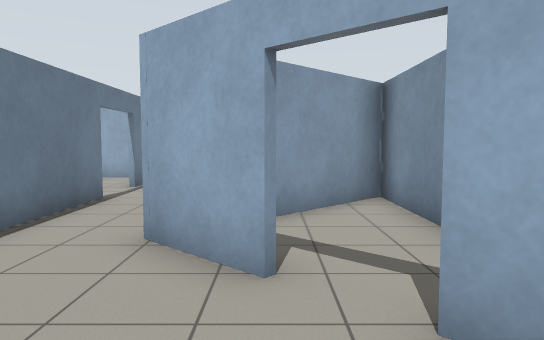
view 1 (above)

23 first-person views from a walk through a robot-simulator world made for Gazebo. The camera is 1.2 m above the floor, tilts 4° down and sees 70° across. The floor is counted in squares, 1 m on a side. Each view is taken from the middle of a square. On the plan, view 1 faces up. The plan holds only what a view shows up to about 15 squares ahead; the rest is blank.

view 2
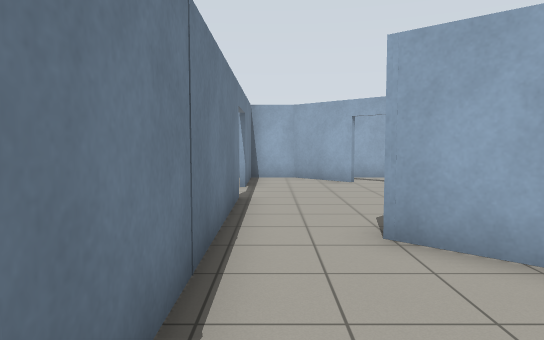

view 3
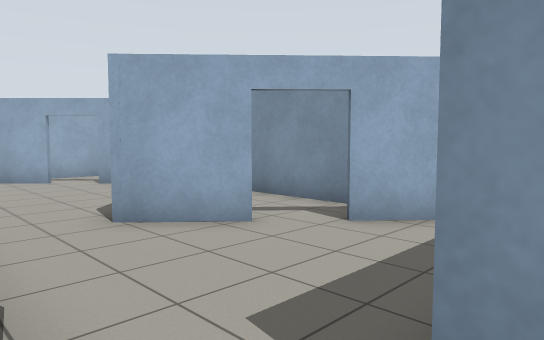

view 4
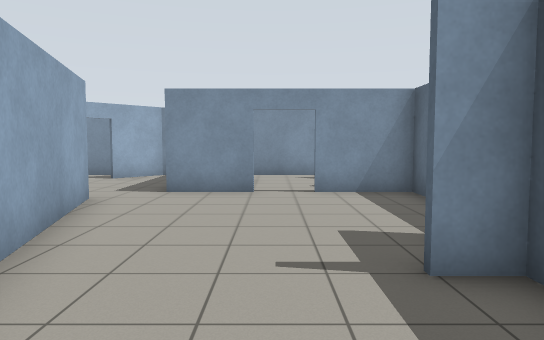

view 5
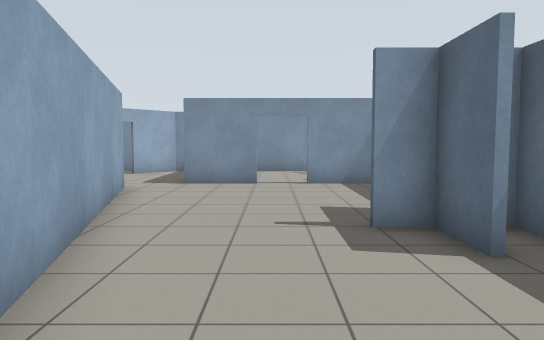

view 6
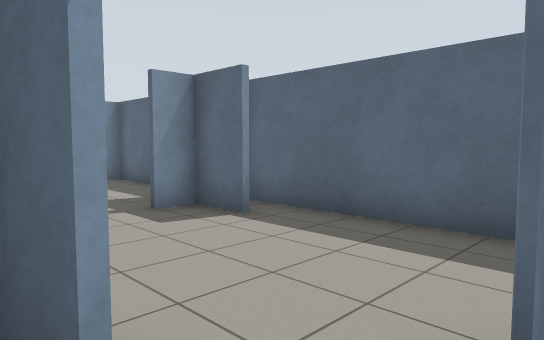

view 7
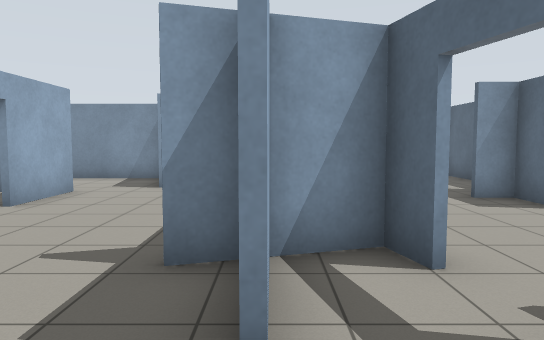

view 8
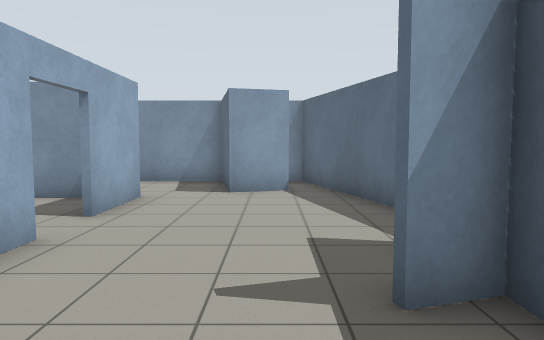

view 9
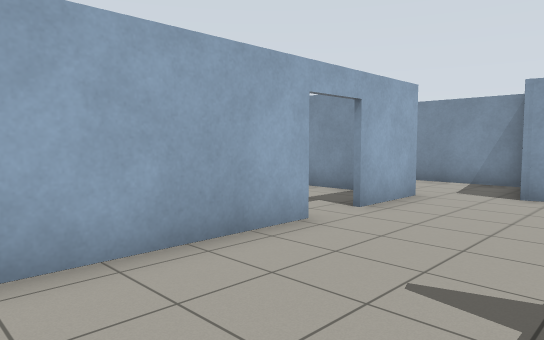

view 10
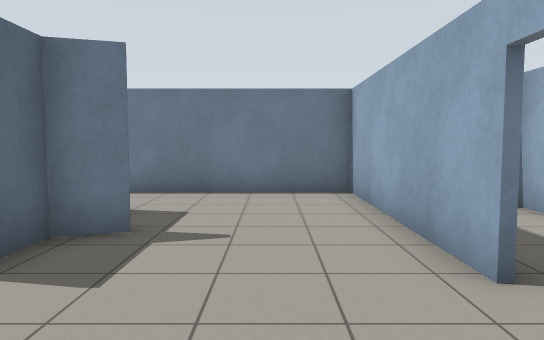

view 11
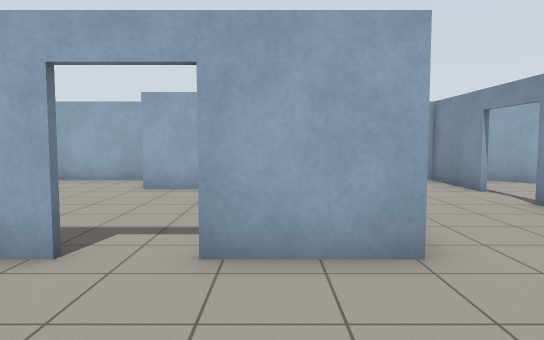

view 12
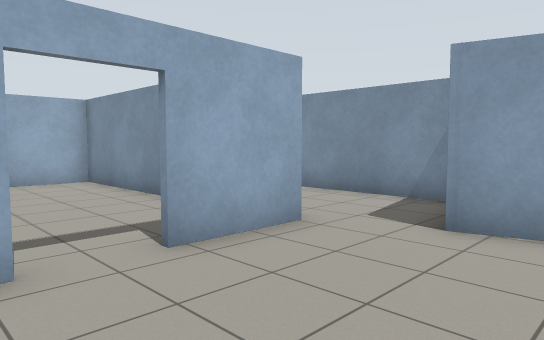

view 13
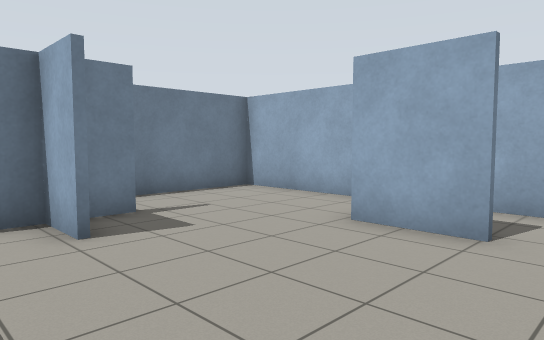

view 14
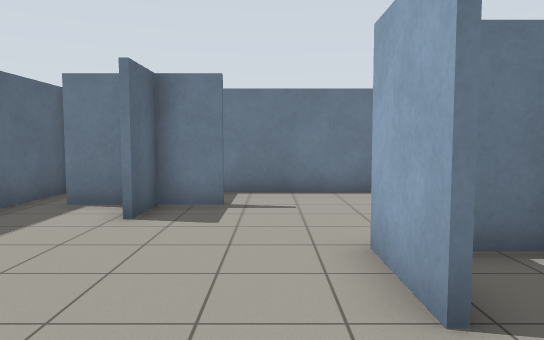

view 15
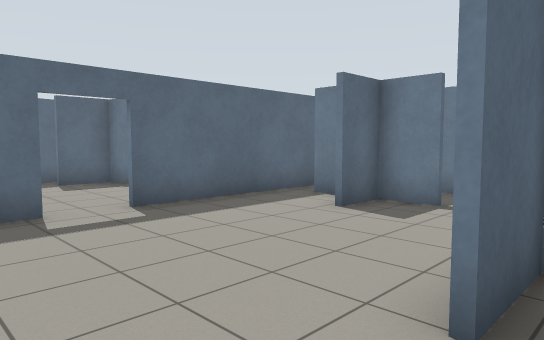

view 16
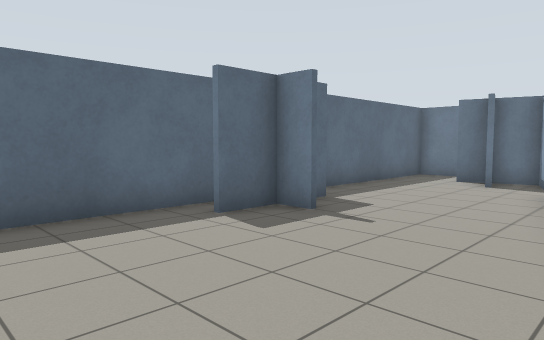

view 17
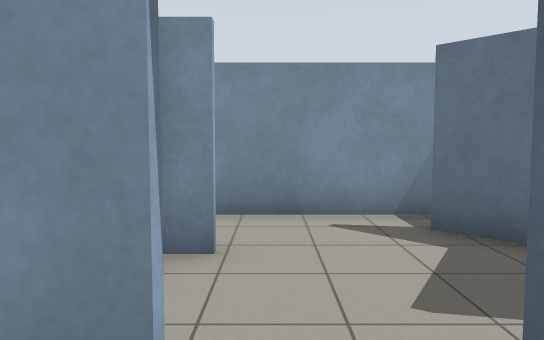

view 18
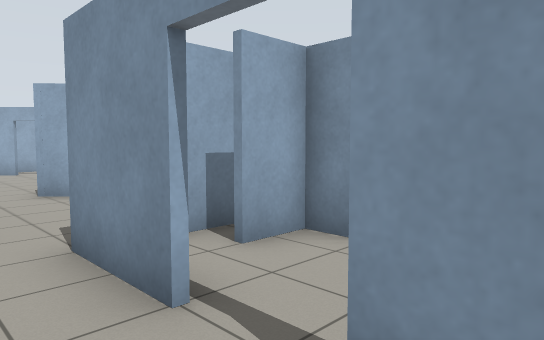

view 19
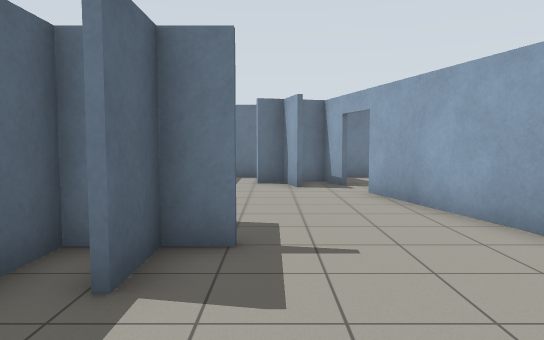

view 20
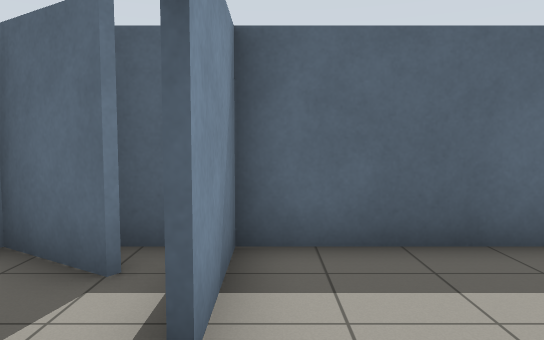

view 21
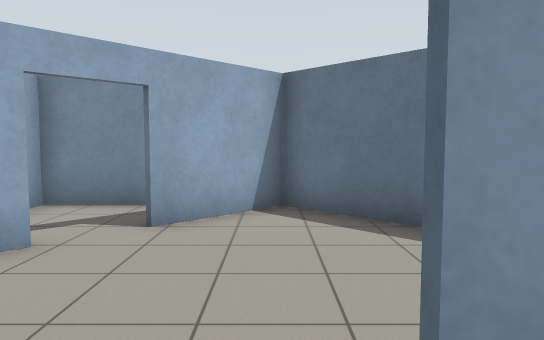

view 22
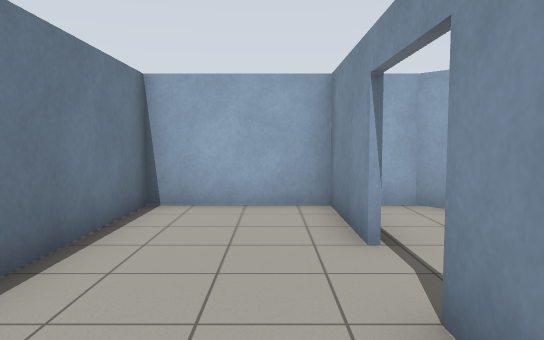

view 23
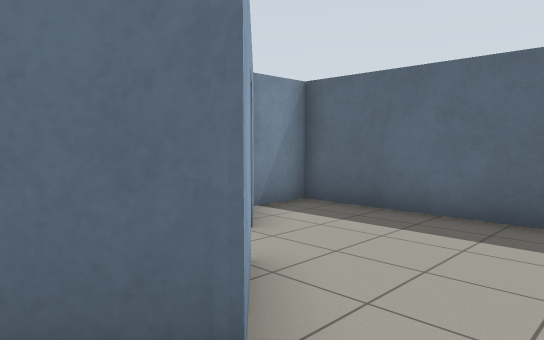

### Floor plan
Ten units are one square. View 1 is at (0, 0); x grows to the right and y downward. Boxes are objects, and circles mark ways between rooms. Rooms are numbered by the first view taken in them; rooms with no view inside come last. Other rooms are left out.
<svg viewBox="-179 -140 208 210">
<path fill="none" stroke="#000" d="M4 -68 24 -88 5 -107M-37 -85 -37 -9M0 -33 -16 -48 -7 -57M-5 -117 -22 -134 -39 -134M-20 4 24 4 24 -11 10 -24M-37 -130 -37 -105M-84 44 -84 54M-101 53 -70 53M-84 60 -84 65M-144 33 -157 36M-147 20 -160 24 -155 44M-26 26 -26 4M-37 -9 -134 17M-174 45 -174 64 -26 64 -26 40M-132 -12 -129 -1M-135 -2 -114 -2M-135 0 -150 0M-111 -49 -174 -49 -174 15M-134 15 -126 13 -133 -11M-89 3 -39 -11M-74 -49 -98 -49M-62 -15 -66 -30M-104 -111 -124 -111M-140 -77 -155 -77M-99 -51 -91 -51M-122 -130 -122 -113 -104 -113M-154 -91 -154 -60M-76 -61 -76 -135M-155 -78 -140 -78M-69 -134 -111 -134M-173 -51 -113 -51M-39 -105 -39 -135M-66 -30 -39 -36 -39 -85M-74 -135 -74 -94M-39 -134 -69 -134M-131 -134 -174 -134 -174 -83M1 25 1 15 -11 15M24 58 24 20M-16 54 1 64 14 51M-3 6 -13 6M-19 64 -11 64M24 -29 24 -86 1 -63M24 -114 24 -134 -2 -134"/>
<circle cx="-30" cy="0" r="3" fill="#2a7"/>
<circle cx="-40" cy="-95" r="3" fill="#2a7"/>
<circle cx="5" cy="-30" r="3" fill="#2a7"/>
<circle cx="0" cy="-115" r="3" fill="#2a7"/>
<circle cx="-140" cy="20" r="3" fill="#2a7"/>
<circle cx="-25" cy="35" r="3" fill="#2a7"/>
<circle cx="-105" cy="-50" r="3" fill="#2a7"/>
<circle cx="-70" cy="-40" r="3" fill="#2a7"/>
<circle cx="-135" cy="-95" r="3" fill="#2a7"/>
<text x="-20" y="-60">1</text>
<text x="-90" y="40">2</text>
<text x="-120" y="-20">3</text>
<text x="-110" y="-90">4</text>
<text x="-60" y="-80">5</text>
<text x="-150" y="-110">6</text>
<text x="10" y="40">7</text>
<text x="10" y="-50">8</text>
<text x="10" y="-120">9</text>
</svg>
Room 1 opens to room 2. Room 1 opens to room 5. Room 1 opens to room 8. Room 1 opens to room 9. Room 2 opens to room 3. Room 2 opens to room 7. Room 3 opens to room 4. Room 3 opens to room 5. Room 4 opens to room 6.

Where each view was taken, in squares from view 1:
view 1: 0 up, 0 right, facing up
view 2: 0 up, 3 left, facing up
view 3: 1 down, 4 left, facing up-right
view 4: 3 down, 12 left, facing right
view 5: 3 down, 14 left, facing right
view 6: 1 down, 15 left, facing down-right
view 7: 0 up, 17 left, facing right
view 8: 2 up, 16 left, facing right
view 9: 1 up, 16 left, facing up-right
view 10: 3 up, 8 left, facing left
view 11: 1 up, 9 left, facing up
view 12: 1 up, 12 left, facing up-right
view 13: 6 up, 9 left, facing up-left
view 14: 10 up, 8 left, facing left
view 15: 12 up, 8 left, facing down-left
view 16: 0 up, 3 left, facing down-left
view 17: 3 down, 4 left, facing right
view 18: 5 down, 4 left, facing up-right
view 19: 4 down, 4 left, facing left
view 20: 2 down, 3 left, facing down
view 21: 9 up, 5 left, facing right
view 22: 6 up, 5 left, facing up
view 23: 6 up, 3 left, facing down-right
